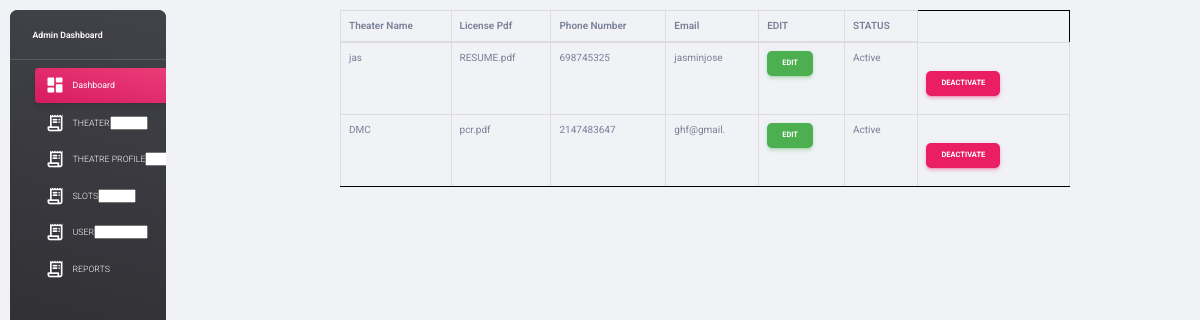
Page /admin/details.php on the committed database.
### tables this page shows
CREATE TABLE `theater` (
  `vechile_id` int(10) NOT NULL,
  `m_name` varchar(20) NOT NULL,
  `license` varchar(20) NOT NULL,
  `phno` int(10) NOT NULL,
  `email` varchar(10) NOT NULL,
  `status` tinyint(1) NOT NULL
);

### admin/details.php (the view, shortened to what this page needs)
<!DOCTYPE html>
<html lang="en">
<head>
    <link rel="stylesheet" href="css/bootstrap.min.css">
    <link rel="stylesheet" href="css/style.css">
    <link rel="stylesheet" href="css/responsive.css">
    <link rel="stylesheet" href="css/jquery.mCustomScrollbar.min.css">
    <link rel="stylesheet" href="https://netdna.bootstrapcdn.com/font-awesome/4.0.3/css/font-awesome.css">
    <link rel="stylesheet" href="https://cdnjs.cloudflare.com/ajax/libs/fancybox/2.1.5/jquery.fancybox.min.css">
    <link rel="stylesheet" href="https://cdnjs.cloudflare.com/ajax/libs/font-awesome/4.7.0/css/font-awesome.min.css">
    <link rel="stylesheet" href="https://cdn.jsdelivr.net/npm/@fortawesome/fontawesome-free@5.15.4/css/fontawesome.min.css">
    <link href="https://cdn.jsdelivr.net/npm/bootstrap@5.1.3/dist/css/bootstrap.min.css" rel="stylesheet">
</head>
<body>
    <aside class="sidenav navbar navbar-vertical navbar-expand-xs border-0 border-radius-xl my-3 fixed-start ms-3   bg-gradient-dark" id="sidenav-main">
        <hr class="horizontal light mt-0 mb-2">
        <div class="collapse navbar-collapse  w-auto  max-height-vh-100" id="sidenav-collapse-main">
            <ul class="navbar-nav">
                <li class="nav-item">
                    <a class="nav-link text-white active bg-gradient-primary" href="admin_dashboard.php">
                        <span class="nav-link-text ms-1">Dashboard</span>
                    </a>
                </li>
            </ul>
        </div>
    </aside>
    <?php
    include '../db.php';
    include 'includes/header.php';
    ?>
    <div class="container-fluid">
        <div class="col-md-8">
            <div class="card-body">
                <?php
                $query = "SELECT * FROM theater";
                $query_run = mysqli_query($con, $query);
                ?>
                <table class="table table-bordered" allign="right" id="dataTable" width="100%" cellspacing="0">
                    <head>
                    </head>
                    <body>
                        <thead>
                            <tr>
                                <th> Theater Name </th>
                                <th>License pdf </th>
                                <th>Phone Number</th>
                                <th>Email</th>
                                <th>EDIT</th>
                                <th>STATUS</th>
                            </tr>
                        </thead>
                        <tbody>
                            <?php
                            if (mysqli_num_rows($query_run) > 0) {
                                while ($row = mysqli_fetch_assoc($query_run)) {
                            ?>
                                    <tr>
                                        <td><?php echo $row['m_name']; ?></td>
                                        <td><?php echo $row['license']; ?></td>
                                        <td><?php echo $row['phno']; ?></td>
                                        <td><?php echo $row['email']; ?></td>
                                        <td>
                                            <form action="thedit.php" method="post">
                                                <button type="submit" name="edit_btn" class="btn btn-success"> EDIT</button>
                                            </form>
                                        </td>
                                        <td>
                                            <?php
                                            include "db.php";
                                            $id = $row['vechile_id'];
                                            $sql2 = "select * from theater where vechile_id = '$id'";
                                            $res = mysqli_query($con, $sql2);
                                            $row = mysqli_fetch_array($res);
                                            if ($row['status'] == "1")
                                                echo "Active";
                                            else
                                                echo "Inactive";
                                            ?>
                                        </td>
                                        <td>
                                            <?php
                                            if ($row['status'] == "1")
                                                echo
                                                "<a href=detailsdeactivate.php?id=" . $row['vechile_id'] . " class='btn btn-primary ' >Deactivate</a>";
                                            else
                                                echo
                                                "<a href=detailsactivate.php?id=" . $row['vechile_id'] . " class='btn btn-success'>Activate</a>";
                                            ?>
                                    </tr>
                            <?php
                                }
                            } else {
                                echo "No Record Found";
                            }
                            ?>
                        </tbody>
                </table>
            </div>
        </div>
</body>

### css/style.css (style rules this page uses)
* { box-sizing: border-box !important; }
html { scroll-behavior: smooth; }
body { color: #666666; font-size: 14px; font-family: 'Poppins', sans-serif; line-height: 1.80857; font-weight: normal; }
a { color: #1f1f1f; font-size: large; margin-top: 20px; margin-right: 20px; text-decoration: none !important; outline: none !important; -webkit-transition: all .3s ease-in-out; -moz-transition: all .3s ease-in-out; -ms-transition: all .3s ease-in-out; -o-transition: all .3s ease-in-out; transition: all .3s ease-in-out; }
*, *::after, *::before { -webkit-box-sizing: border-box; -moz-box-sizing: border-box; box-sizing: border-box; }
ul, li, ol { margin: 0px; padding: 0px; list-style: none; }
a { color: #222222; text-decoration: none; outline: none !important; }
a, .btn { text-decoration: none !important; outline: none !important; -webkit-transition: all .3s ease-in-out; -moz-transition: all .3s ease-in-out; -ms-transition: all .3s ease-in-out; -o-transition: all .3s ease-in-out; transition: all .3s ease-in-out; }
button { border: 0; margin: 0; padding: 0; cursor: pointer; }

### admin/includes/header.php (style rules this page uses)
ul { list-style: none; padding-left: 0; }

### admin/details.php (style rules this page uses)
body { background-repeat: no-repeat; }
table, th, td { margin-left: 300px; border: 0.25px solid black; }
table, thead, tr, th { border: 1px solid black; }
button { background-color: #7FFF00; }

### rows in the picture
theater: m_name "jas", license "RESUME.pdf", phno "698745325", email "jasminjose", status "Active"
theater: m_name "DMC", license "pcr.pdf", phno "2147483647", email "ghf@gmail."
